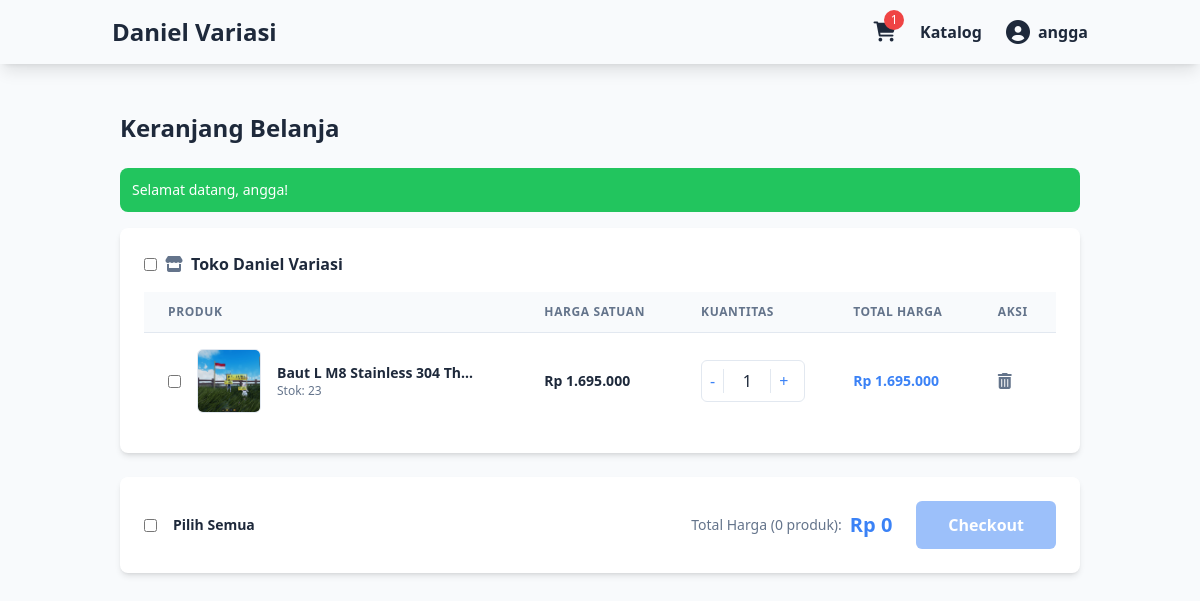
/keranjang (signed in), run on the app's committed database.
### tables this page shows
CREATE TABLE `keranjang` (
  `id` int(11) UNSIGNED NOT NULL,
  `user_id` int(11) UNSIGNED NOT NULL,
  `produk_id` int(11) UNSIGNED NOT NULL,
  `jumlah` int(11) NOT NULL DEFAULT 1,
  `created_at` timestamp NOT NULL DEFAULT current_timestamp(),
  `updated_at` timestamp NOT NULL DEFAULT current_timestamp() ON UPDATE current_timestamp()
);

CREATE TABLE `produk` (
  `id` int(11) UNSIGNED NOT NULL,
  `nama` varchar(255) NOT NULL,
  `deskripsi` text DEFAULT NULL,
  `harga` decimal(10,2) NOT NULL,
  `stok` int(11) NOT NULL DEFAULT 0,
  `kategori_id` int(11) UNSIGNED DEFAULT NULL,
  `gambar` varchar(255) NOT NULL,
  `created_at` timestamp NOT NULL DEFAULT current_timestamp(),
  `updated_at` timestamp NOT NULL DEFAULT current_timestamp() ON UPDATE current_timestamp()
);

### controllers/KeranjangController.php (called while the page is built, shortened)
<?php
require_once __DIR__ . '/../models/Keranjang.php';
class KeranjangController {
    private $keranjang;
    public function __construct($db) {
        $this->db = $db;
        $this->keranjang = new Keranjang($this->db);
    }
    public function readAll() {
        if (isset($_SESSION['user_id'])) {
            $this->keranjang->user_id = $_SESSION['user_id'];
            $stmt = $this->keranjang->readAll();
            $num = $stmt->rowCount();
            $keranjang_items = [];
            if ($num > 0) {
                while ($row = $stmt->fetch(PDO::FETCH_ASSOC)) {
                    array_push($keranjang_items, $row);
                }
            }
            return $keranjang_items;
        }
        return [];
    }
}

### models/Keranjang.php (called while the page is built, shortened)
<?php
class Keranjang {
    private $conn;
    private $table_name = "keranjang";
    private $produk_table_name = "produk";
    public $user_id;
    public function __construct($db) {
        $this->conn = $db;
    }
    public function readAll() {
        $query = "SELECT
                    k.id as keranjang_id,
                    k.user_id,
                    k.produk_id,
                    k.jumlah,
                    p.nama,
                    p.harga,
                    p.gambar,
                    p.stok
                  FROM " . $this->table_name . " k
                  JOIN " . $this->produk_table_name . " p ON k.produk_id = p.id
                  WHERE k.user_id = :user_id
                  ORDER BY k.id DESC";
        $stmt = $this->conn->prepare($query);
        $stmt->bindParam(":user_id", $this->user_id);
        $stmt->execute();
        return $stmt;
    }
}

### views/user/keranjang.php (the view, shortened to what this page needs)
<?php
require_once __DIR__ . '/../../controllers/KeranjangController.php';
require_once __DIR__ . '/../../controllers/ProdukController.php';
$keranjangController = new KeranjangController($conn);
$keranjang_items = $keranjangController->readAll();
require_once __DIR__ . '/../templates/header.php';
require_once __DIR__ . '/../templates/navbar.php';
?>
<div class="container mx-auto p-8 bg-slate-50 min-h-screen">
    <h1 class="text-2xl font-bold text-slate-800 mb-6">Keranjang Belanja</h1>
    <?php
    if (isset($_SESSION['success_message'])) {
        echo '<div class="bg-green-500 text-white p-3 rounded-lg text-sm mb-4">' . $_SESSION['success_message'] . '</div>';
    }
    ?>
    <?php if (empty($keranjang_items)): ?>
        <div class="text-center p-10 bg-white rounded-lg shadow-md max-w-lg mx-auto">
            <p class="text-xl text-slate-500">Keranjang Anda kosong. Yuk, temukan produk menarik!</p>
            <a href="/variasi-motor/katalog" class="bg-blue-500 text-white font-bold py-3 px-6 rounded-full mt-6 inline-block transition duration-300 hover:bg-blue-600">
                Mulai Belanja
            </a>
        </div>
    <?php else: ?>
        <form id="checkout-form-keranjang" action="/variasi-motor/checkout" method="POST">
            <div class="bg-white p-6 rounded-lg shadow-md">
                <div class="flex items-center space-x-2 mb-4">
                    <input type="checkbox" id="check-all-toko" class="form-checkbox text-blue-500">
                    <i class="fas fa-store text-slate-500"></i>
                    <span class="text-slate-800 font-bold">Toko Daniel Variasi</span>
                </div>
                <div class="overflow-x-auto">
                    <table class="responsive-table min-w-full divide-y divide-slate-200">
                        <thead class="bg-slate-50 hidden md:table-header-group">
                            <tr>
                                <th class="px-6 py-3 text-left text-xs font-bold text-slate-500 uppercase tracking-wider">Produk</th>
                                <th class="px-6 py-3 text-left text-xs font-bold text-slate-500 uppercase tracking-wider">Harga Satuan</th>
                                <th class="px-6 py-3 text-left text-xs font-bold text-slate-500 uppercase tracking-wider">Kuantitas</th>
                                <th class="px-6 py-3 text-left text-xs font-bold text-slate-500 uppercase tracking-wider">Total Harga</th>
                                <th class="px-6 py-3 text-left text-xs font-bold text-slate-500 uppercase tracking-wider">Aksi</th>
                            </tr>
                        </thead>
                        <tbody class="bg-white divide-y divide-slate-200">
                            <?php foreach ($keranjang_items as $item): ?>
                                <tr>
                                    <td class="px-6 py-4 flex items-center" data-label="Produk">
                                        <input type="checkbox" name="produk_pilih[]" value="<?php echo htmlspecialchars($item['keranjang_id']); ?>" class="form-checkbox text-blue-500 mr-4" data-produk-id="<?php echo htmlspecialchars($item['produk_id']); ?>" data-jumlah="<?php echo htmlspecialchars($item['jumlah']); ?>" data-harga="<?php echo htmlspecialchars($item['harga']); ?>">
                                        <img src="/variasi-motor/assets/uploads/<?php echo htmlspecialchars($item['gambar']); ?>" alt="<?php echo htmlspecialchars($item['nama']); ?>" class="w-16 h-16 object-cover rounded-md border border-slate-200">
                                        <div class="flex-1 ml-4">
                                            <p class="text-sm font-semibold text-slate-800 overflow-hidden text-ellipsis whitespace-nowrap" style="max-width: 200px;">
                                                <?php echo htmlspecialchars($item['nama']); ?>
                                            </p>
                                            <p class="text-xs text-slate-500">Stok: <?php echo htmlspecialchars($item['stok']); ?></p>
                                        </div>
                                    </td>
                                    <td class="px-6 py-4 whitespace-nowrap hidden md:table-cell" data-label="Harga Satuan">
                                        <div class="text-sm font-bold text-slate-800" data-harga="<?php echo htmlspecialchars($item['harga']); ?>">Rp <?php echo number_format($item['harga'], 0, ',', '.'); ?></div>
                                    </td>
                                    <td class="px-6 py-4 whitespace-nowrap" data-label="Kuantitas">
                                        <div class="flex items-center border border-slate-200 rounded-md">
                                            <button type="button" class="p-2 text-blue-500 hover:bg-slate-50" onclick="ubahJumlah(this, -1)">-</button>
                                            <input type="number" value="<?php echo htmlspecialchars($item['jumlah']); ?>" min="1" max="<?php echo htmlspecialchars($item['stok']); ?>" class="w-12 text-center border-x border-slate-200 focus:outline-none text-slate-800">
                                            <button type="button" class="p-2 text-blue-500 hover:bg-slate-50" onclick="ubahJumlah(this, 1)">+</button>
                                        </div>
                                    </td>
                                    <td class="px-6 py-4 whitespace-nowrap text-sm font-bold text-blue-500 hidden md:table-cell" data-label="Total Harga" data-subtotal="<?php echo htmlspecialchars($item['harga'] * $item['jumlah']); ?>">
                                        Rp <?php echo number_format($item['harga'] * $item['jumlah'], 0, ',', '.'); ?>
                                    </td>
                                    <td class="px-6 py-4 whitespace-nowrap" data-label="Aksi">
                                        <button type="button" class="hapus-satu-btn text-slate-500 hover:text-red-500 transition-colors duration-200" data-keranjang-id="<?php echo htmlspecialchars($item['keranjang_id']); ?>">
                                            <i class="fas fa-trash-alt"></i>
                                        </button>
                                    </td>
                                </tr>
                            <?php endforeach; ?>
                        </tbody>
                    </table>
                </div>
            </div>
        </form>
        <div class="bg-white p-6 rounded-lg shadow-md mt-6 sticky bottom-0 z-10">
            <div class="flex flex-col md:flex-row justify-between items-center space-y-4 md:space-y-0">
                <div class="flex items-center space-x-4">
                    <input type="checkbox" id="check-all-bottom" class="form-checkbox text-blue-500">
                    <label class="text-sm font-bold text-slate-800">Pilih Semua</label>
                </div>
                <div class="flex items-center space-x-6">
                    <div class="flex items-center space-x-2">
                        <span class="text-sm text-slate-500">Total Harga (<span id="jumlah-produk-terpilih">0</span> produk):</span>
                        <p class="text-xl text-blue-500 font-bold" id="total-harga-terpilih">Rp 0</p>
                    </div>
                    <button type="submit" form="checkout-form-keranjang" id="checkout-btn" class="bg-blue-500 text-white font-bold py-3 px-8 rounded-md transition duration-300 hover:bg-blue-600">
                        Checkout
                    </button>
                </div>
            </div>
        </div>
    <?php endif; ?>
</div>
<?php
require_once __DIR__ . '/../templates/footer.php';
?>

### data on the page
keranjang: produk.gambar (picture), produk.nama "Baut L M8 Stainless 304 Th…", produk.stok "23", produk.harga "1.695.000", jumlah "1", $item['harga'] * $item['jumlah'] "1.695.000"

### other printed values
$cart_item_count "1"
$_SESSION['username'] "angga"
$_SESSION['success_message'] "Selamat datang, angga!"
